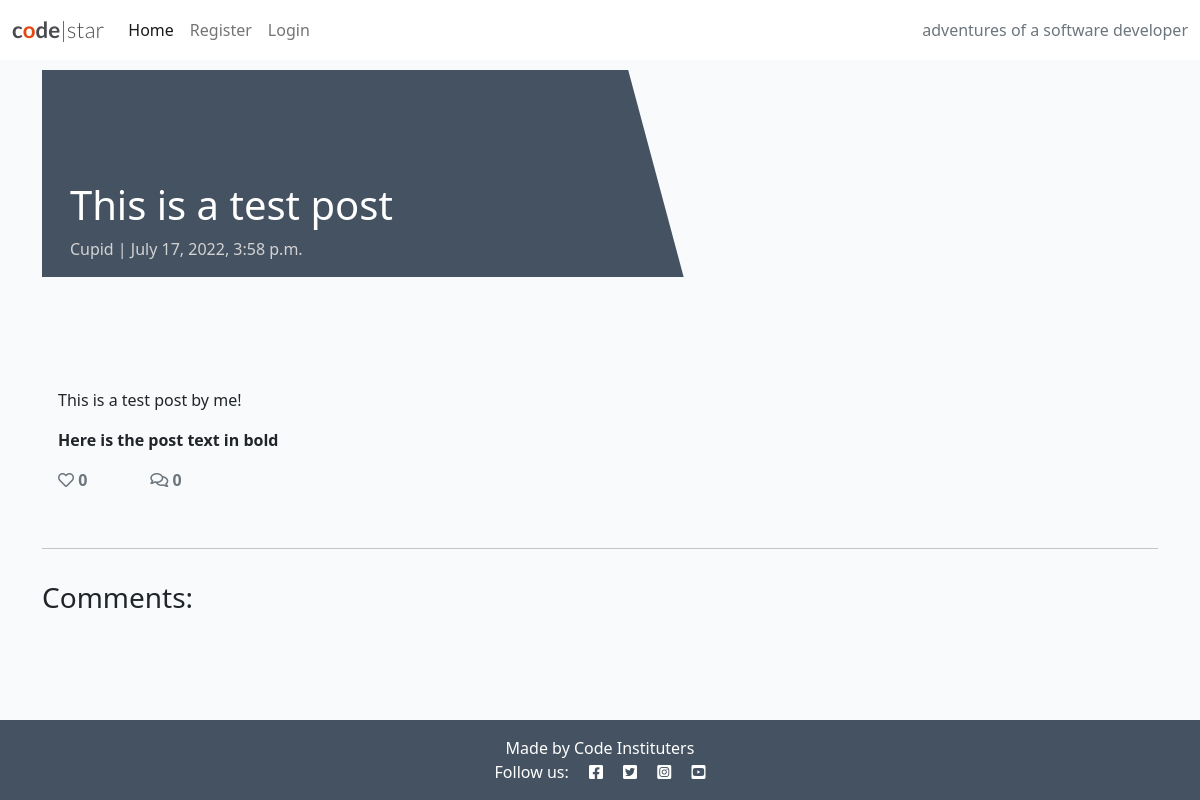
Page /Test-post/ on the earlier database version.
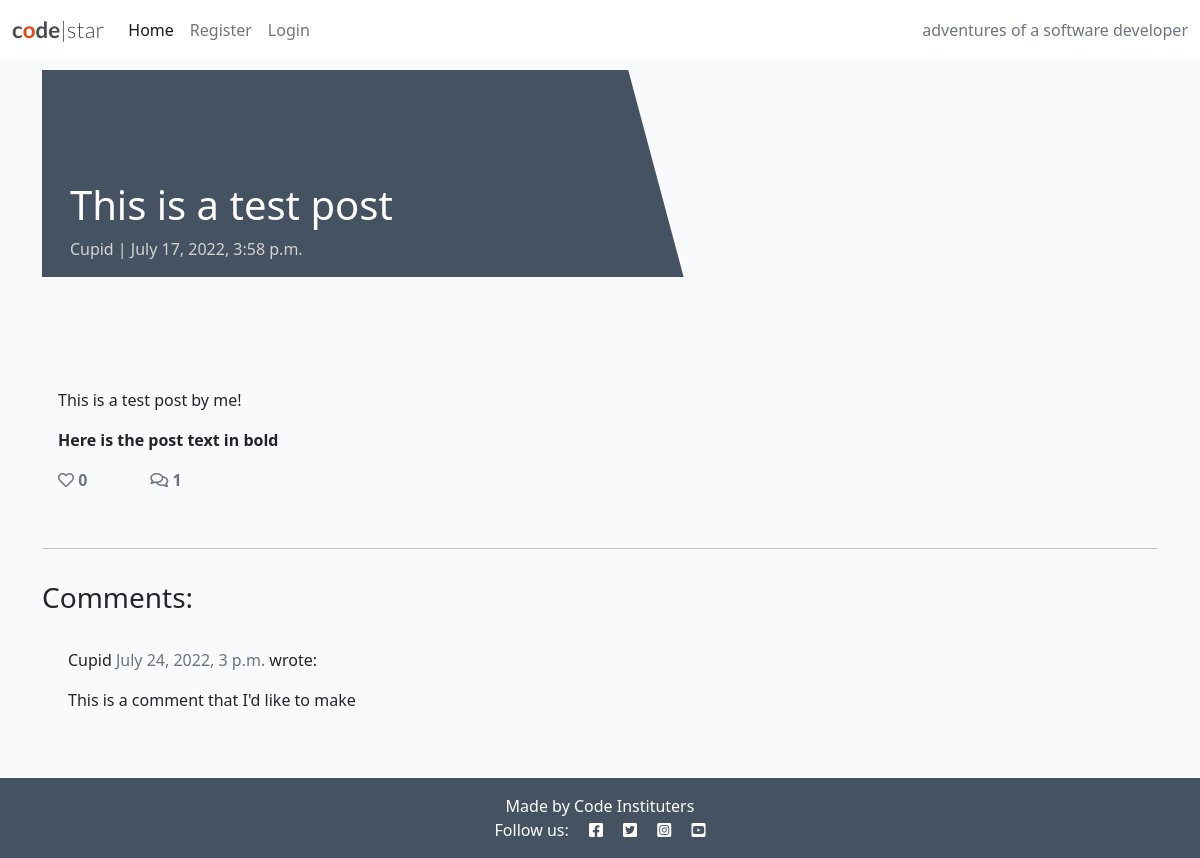
Same page on the later database version.
### blog/models.py (models this page shows, shortened)
class Post(models.Model):
    title = models.CharField(max_length=200, unique=True)
    slug = models.SlugField(max_length=200, unique=True)
    author = models.ForeignKey(
        User, on_delete=models.CASCADE, related_name="blog_posts"
    )
    featured_image = CloudinaryField('image', default='placeholder')
    excerpt = models.TextField(blank=True)
    updated_on = models.DateTimeField(auto_now=True)
    content = models.TextField()
    created_on = models.DateTimeField(auto_now_add=True)
    status = models.IntegerField(choices=STATUS, default=0)
    likes = models.ManyToManyField(
        User, related_name='blogpost_like', blank=True)
    class Meta:
        ordering = ["-created_on"]
    def number_of_likes(self):
        return self.likes.count()

class Comment(models.Model):
    post = models.ForeignKey(Post, on_delete=models.CASCADE,
                             related_name="comments")
    name = models.CharField(max_length=80)
    email = models.EmailField()
    body = models.TextField()
    created_on = models.DateTimeField(auto_now_add=True)
    approved = models.BooleanField(default=False)
    class Meta:
        ordering = ["created_on"]

### blog/views.py (the view, shortened to what this page needs)
# urls.py: path('<slug:slug>/', views.PostDetail.as_view(), name='post_detail'),
class PostDetail(View):
    def get(self, request, slug, *args, **kwargs):
        queryset = Post.objects.filter(status=1)
        post = get_object_or_404(queryset, slug=slug)
        comments = post.comments.filter(approved=True).order_by("-created_on")
        liked = False
        if post.likes.filter(id=self.request.user.id).exists():
            liked = True
        return render(
            request,
            "post_detail.html",
            {
                "post": post,
                "comments": comments,
                "commented": False,
                "liked": liked,
                "comment_form": CommentForm()
            },
        )

### templates/post_detail.html (shortened to what this page needs)
{% extends 'base.html' %} {% block content %}
{% load crispy_forms_tags %}
<div class="masthead">
    <div class="container">
        <div class="row g-0">
            <div class="col-md-6 masthead-text">
                <h1 class="post-title">{{ post.title }}</h1>
                <p class="post-subtitle">{{ post.author }} | {{ post.created_on }}</p>
            </div>
            <div class="d-none d-md-block col-md-6 masthead-image">
            </div>
        </div>
    </div>
</div>
<div class="container">
    <div class="row">
        <div class="col card mb-4  mt-3 left  top">
            <div class="card-body">
                <p class="card-text ">
                    {{ post.content | safe }}
                </p>
                <div class="row">
                    <div class="col-1">
                        <strong>
                            {% if user.is_authenticated %}
                            <form class="d-inline" action="{% url 'post_like' post.slug %}" method="POST">
                                {% csrf_token %}
                                {% if liked %}
                                <button type="submit" name="blogpost_id" value="{{post.slug}}" class="btn-like"><i class="fas fa-heart"></i></button>
                                {% else %}
                                <button type="submit" name="blogpost_id" value="{{post.slug}}" class="btn-like"><i class="far fa-heart"></i></button>
                                {% endif %}
                            </form>
                            {% else %}
                            <span class="text-secondary"><i class="far fa-heart"></i></span>
                            {% endif %}
                        <span class="text-secondary">{{ post.number_of_likes }} </span>
                        </strong>
                    </div>
                    <div class="col-1">
                        {% with comments.count as total_comments %}
                        <strong class="text-secondary"><i class="far fa-comments"></i>
                            {{ total_comments }}</strong>
                        {% endwith %}
                    </div>
                </div>
            </div>
        </div>
    </div>
    <div class="row">
        <div class="col">
            <hr>
        </div>
    </div>
    <div class="row">
        <div class="col-md-8 card mb-4  mt-3 ">
            <h3>Comments:</h3>
            <div class="card-body">
                {% for comment in comments %}
                <div class="comments" style="padding: 10px;">
                    <p class="font-weight-bold">
                        {{ comment.name }}
                        <span class=" text-muted font-weight-normal">
                            {{ comment.created_on }}
                        </span> wrote:
                    </p>
                    {{ comment.body | linebreaks }}
                </div>
                {% endfor %}
            </div>
        </div>
        <div class="col-md-4 card mb-4  mt-3 ">
            <div class="card-body">
            </div>
        </div>
    </div>
</div>
{% endblock content %}

### templates/base.html (shortened to what this page needs)
{% load static %}
<!DOCTYPE html>
<html class="h-100">
<head>
    <link rel="stylesheet" href="https://cdnjs.cloudflare.com/ajax/libs/font-awesome/5.15.3/css/all.min.css">
    <link href="https://cdn.jsdelivr.net/npm/bootstrap@5.0.1/dist/css/bootstrap.min.css" rel="stylesheet"
>
    <link rel="stylesheet" href="{% static 'css/style.css' %}">
</head>
<body class="d-flex flex-column h-100 main-bg">
    <nav class="navbar navbar-expand-lg navbar-light bg-white">
        <div class="container-fluid">
            <a class="navbar-brand" href="{% url 'home' %}"><span class="brand">c<span class="red-o">o</span>de<span
                        class="thin">|star</span></span></span></a>
            <div class="collapse navbar-collapse" id="navbarText">
                <ul class="navbar-nav me-auto mb-2 mb-lg-0">
                    <li class="nav-item">
                        <a class="nav-link active" aria-current="page" href="{% url 'home' %}">Home</a>
                    </li>
                    {% if user.is_authenticated %}
                    <li class="nav-item">
                        <a class="nav-link" href="{% url 'account_logout' %}">Logout</a>
                    </li>
                    {% else %}
                    <li class="nav-item">
                        <a class="nav-link" href="{% url 'account_signup' %}">Register</a>
                    </li>
                    <li class="nav-item">
                        <a class="nav-link" href="{% url 'account_login' %}">Login</a>
                    </li>
                    {% endif %}
                </ul>
                <span class="navbar-text text-muted">
                    adventures of a software developer
                </span>
            </div>
        </div>
    </nav>
    <main class="flex-shrink-0 main-bg">
        {% block content %}{% endblock content %}
    </main>
    <footer class="footer mt-auto py-3 dark-bg">
        <p class="m-0 text-center text-white">Made by Code Instituters</p>
        <p class="m-0 text-center text-white">Follow us: <i class="fab fa-facebook-square ms-3"></i>
            <i class="fab fa-twitter-square ms-3"></i>
            <i class="fab fa-instagram-square ms-3"></i>
            <i class="fab fa-youtube-square ms-3"></i></p>
    </footer>
</body>
</html>

### static/css/style.css (style rules this page uses)
body { background-color: #F9FAFC; }
.brand { font-family: Lato, sans-serif; font-size: 1.4rem; font-weight: 700; color: #4A4A4F; }
.red-o { color: #E84610; }
.thin { font-weight: 300; }
.dark-bg { background-color: #445261; }
.main-bg { background-color: #F9FAFC; }
.card { border: none; background-color: transparent; }
.masthead { margin-top: 10px; overflow: hidden; position: relative; display: inline-block; height: 33vh; width: 100%; }
.masthead-text { background-color: #445261; color: white; position: relative; }
.masthead-image { position: relative; overflow: hidden; }
.masthead-image:after { content: ""; position: absolute; top: 0; right: 90%; height: 100%; width: 150%; background: #445261; -webkit-transform: skew(15deg); -moz-transform: skew(15deg); transform: skew(15deg); z-index: 100; }
.post-title { margin-top: 20%; margin-left: 5%; }
.post-subtitle { margin-left: 5%; color: lightgray; }

Differences in the rows shown:
added Comment: name "Cupid", created_on "July 24, 2022, 3 p.m.", body "This is a comment that I'd like to make"
Other differences:
{{ total_comments }}: "0" → "1"
